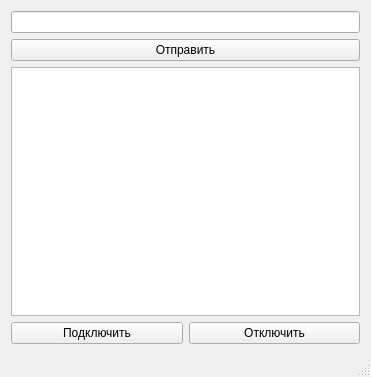
<?xml version="1.0" encoding="UTF-8"?>
<ui version="4.0">
 <class>TestClientWindow</class>
 <widget class="QMainWindow" name="TestClientWindow">
  <property name="geometry">
   <rect>
    <x>0</x>
    <y>0</y>
    <width>371</width>
    <height>377</height>
   </rect>
  </property>
  <property name="sizePolicy">
   <sizepolicy hsizetype="Fixed" vsizetype="Fixed">
    <horstretch>0</horstretch>
    <verstretch>0</verstretch>
   </sizepolicy>
  </property>
  <property name="windowTitle">
   <string>Тестовая клиентская программа</string>
  </property>
  <widget class="QWidget" name="centralWidget">
   <layout class="QGridLayout" name="gridLayout">
    <item row="0" column="0" colspan="2">
     <widget class="QLineEdit" name="leMessage"/>
    </item>
    <item row="3" column="1">
     <widget class="QPushButton" name="pbStopClient">
      <property name="sizePolicy">
       <sizepolicy hsizetype="Preferred" vsizetype="Fixed">
        <horstretch>0</horstretch>
        <verstretch>0</verstretch>
       </sizepolicy>
      </property>
      <property name="text">
       <string>Отключить</string>
      </property>
     </widget>
    </item>
    <item row="3" column="0">
     <widget class="QPushButton" name="pbStartClient">
      <property name="sizePolicy">
       <sizepolicy hsizetype="Preferred" vsizetype="Fixed">
        <horstretch>0</horstretch>
        <verstretch>0</verstretch>
       </sizepolicy>
      </property>
      <property name="text">
       <string>Подключить</string>
      </property>
     </widget>
    </item>
    <item row="1" column="0" colspan="2">
     <widget class="QPushButton" name="pbSend">
      <property name="text">
       <string>Отправить</string>
      </property>
     </widget>
    </item>
    <item row="2" column="0" colspan="2">
     <widget class="QListWidget" name="lwList"/>
    </item>
   </layout>
  </widget>
  <widget class="QStatusBar" name="statusBar"/>
 </widget>
 <layoutdefault spacing="6" margin="11"/>
 <resources/>
 <connections/>
</ui>
